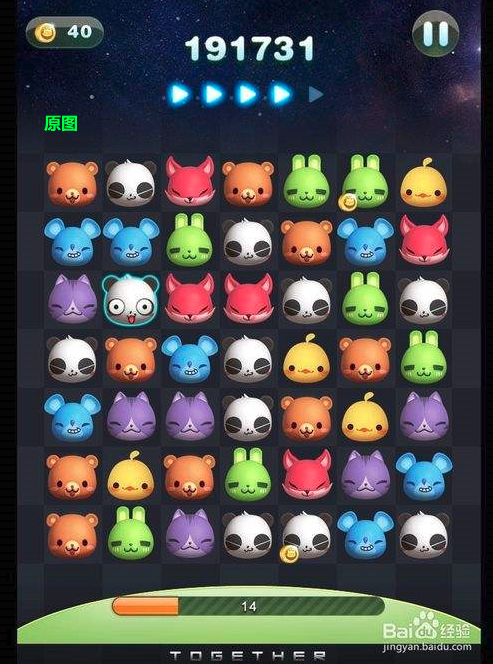
#> input picture images/llk.png, 493 x 664 px
$ python 039matchTemplate.py
#> lines starting #> are read from the running program, lines starting #| are printed output that depends on the picture; after the words box and inside, x2 and y2 are one past the last pixel; in counts of white or black regions, pixels touching at a corner belong together
'''
@Description: 模板匹配
@Author: shuiyj
@Date: 2019-07-26
'''
import cv2 as cv
import numpy as np

def template_demo():
    src = cv.imread("../images/llk.png")
#> src is the input picture: shape (664, 493, 3); mean B, G, R 76.2, 77.1, 77
    tpl = cv.imread("../images/llk_tpl.png")
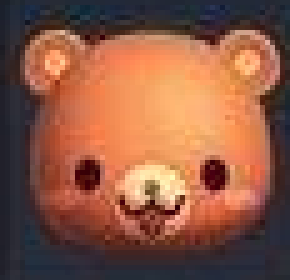
#> input picture images/llk_tpl.png, 58 x 56 px (shown 5 times larger)
#> tpl is the input picture: shape (56, 58, 3); mean B, G, R 68.1, 88.2, 139.8
    cv.imshow("input", src)
    cv.imshow("tpl", tpl)
    th, tw = tpl.shape[:2]
#> th = 56; tw = 58
    result = cv.matchTemplate(src, tpl, cv.TM_CCORR_NORMED)
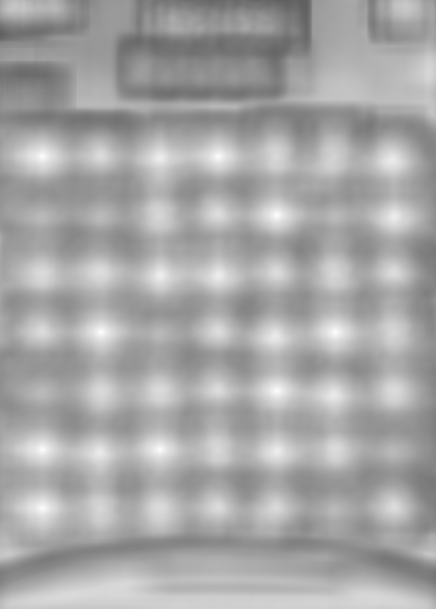
#> result: shape (609, 436) float32; min 0.375, max 1, mean 0.655
    cv.imshow("result", result)
    cv.imwrite("../images/039_001.png", np.uint8(result*255))
    t = 0.98
    loc = np.where(result > t)
#> loc = 40 positions, rows 155 to 508, columns 41 to 336

    for pt in zip(*loc[::-1]):
        cv.rectangle(src, pt, (pt[0] + tw, pt[1] + th), (255, 0, 0), 1, 8, 0)
#> this loop made 40 passes
#> pt on passes 1 to 12: (42, 155), (218, 155), (41, 156), (42, 156), (43, 156), (217, 156), (218, 156), (42, 157), (218, 157), (276, 214), (277, 214), (276, 215)
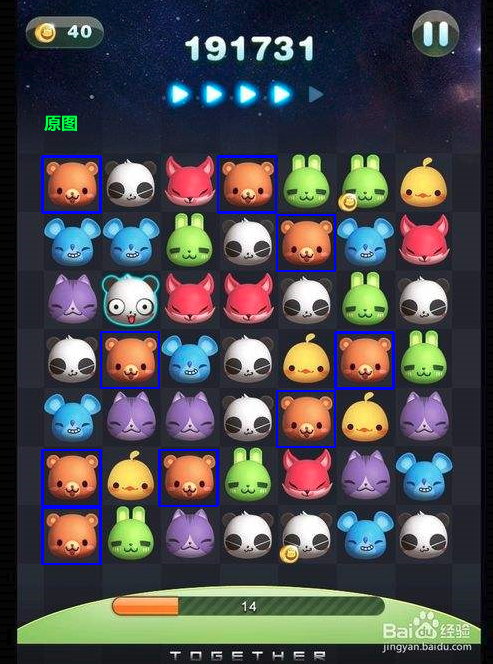
#> src: shape (664, 493, 3); 1.53% of pixels changed, all inside (x1, y1, x2, y2) = (41, 155, 395, 565)
    cv.imshow("llk-demo", src)
    cv.imwrite("../images/039_002.png", src)

template_demo()
cv.waitKey(0)
cv.destroyAllWindows()
